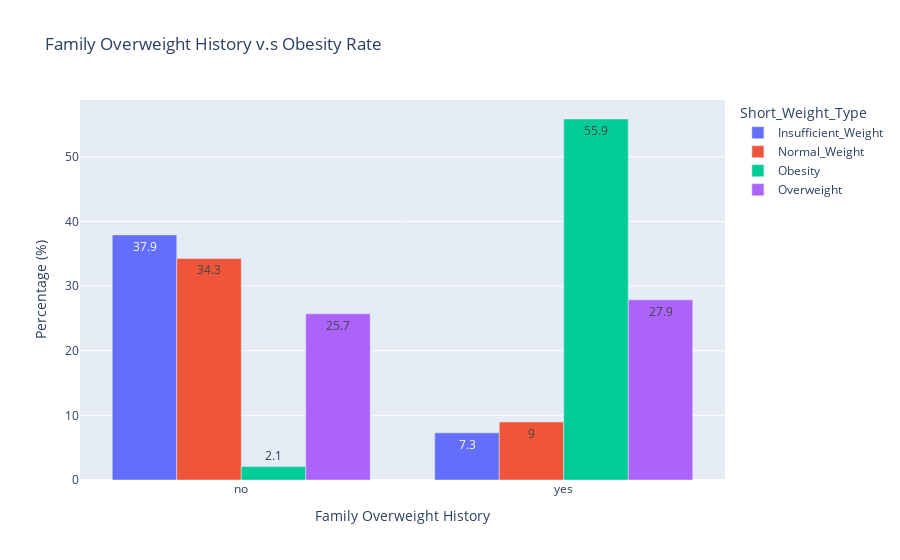

Write notebook code for a chart like this one.
### Code cell
history_counts = df.groupby(['family_history_with_overweight', 'Short_Weight_Type']).size().reset_index(name='count')
history_counts['count'] = df_counts.groupby('family_history_with_overweight')['count'].transform(lambda x: (x / x.sum()) * 100)

px.bar(history_counts, 
             x='family_history_with_overweight', 
             y='count', 
             color='Short_Weight_Type', 
             title='Family Overweight History v.s Obesity Rate',
             labels={'family_history_with_overweight': 'Family Overweight History', 'count': 'Percentage (%)'},
             barmode='group',
             text=df_counts['count'].round(1))

### Figure 1 — Plotly figure (JSON) as saved in the notebook; plotly's stock layout.template omitted (floating-point values rounded to 4 significant figures)
{"data": [{"alignmentgroup": "True", "hovertemplate": "Short_Weight_Type=Insufficient_Weight<br>Family Overweight History=%{x}<br>Percentage (%)=%{y}<br>text=%{text}<extra></extra>", "legendgroup": "Insufficient_Weight", "marker": {"color": "#636efa", "pattern": {"shape": ""}}, "name": "Insufficient_Weight", "offsetgroup": "Insufficient_Weight", "orientation": "v", "showlegend": true, "text": [37.9, 7.3], "textposition": "auto", "type": "bar", "x": ["no", "yes"], "xaxis": "x", "y": [37.92, 7.3], "yaxis": "y"}, {"alignmentgroup": "True", "hovertemplate": "Short_Weight_Type=Normal_Weight<br>Family Overweight History=%{x}<br>Percentage (%)=%{y}<br>text=%{text}<extra></extra>", "legendgroup": "Normal_Weight", "marker": {"color": "#EF553B", "pattern": {"shape": ""}}, "name": "Normal_Weight", "offsetgroup": "Normal_Weight", "orientation": "v", "showlegend": true, "text": [34.3, 9], "textposition": "auto", "type": "bar", "x": ["no", "yes"], "xaxis": "x", "y": [34.29, 8.98], "yaxis": "y"}, {"alignmentgroup": "True", "hovertemplate": "Short_Weight_Type=Obesity<br>Family Overweight History=%{x}<br>Percentage (%)=%{y}<br>text=%{text}<extra></extra>", "legendgroup": "Obesity", "marker": {"color": "#00cc96", "pattern": {"shape": ""}}, "name": "Obesity", "offsetgroup": "Obesity", "orientation": "v", "showlegend": true, "text": [2.1, 55.9], "textposition": "auto", "type": "bar", "x": ["no", "yes"], "xaxis": "x", "y": [2.078, 55.85], "yaxis": "y"}, {"alignmentgroup": "True", "hovertemplate": "Short_Weight_Type=Overweight<br>Family Overweight History=%{x}<br>Percentage (%)=%{y}<br>text=%{text}<extra></extra>", "legendgroup": "Overweight", "marker": {"color": "#ab63fa", "pattern": {"shape": ""}}, "name": "Overweight", "offsetgroup": "Overweight", "orientation": "v", "showlegend": true, "text": [25.7, 27.9], "textposition": "auto", "type": "bar", "x": ["no", "yes"], "xaxis": "x", "y": [25.71, 27.87], "yaxis": "y"}], "layout": {"barmode": "group", "legend": {"title": {"text": "Short_Weight_Type"}, "tracegroupgap": 0}, "title": {"text": "Family Overweight History v.s Obesity Rate"}, "xaxis": {"anchor": "y", "domain": [0, 1], "title": {"text": "Family Overweight History"}}, "yaxis": {"anchor": "x", "domain": [0, 1], "title": {"text": "Percentage (%)"}}}}
